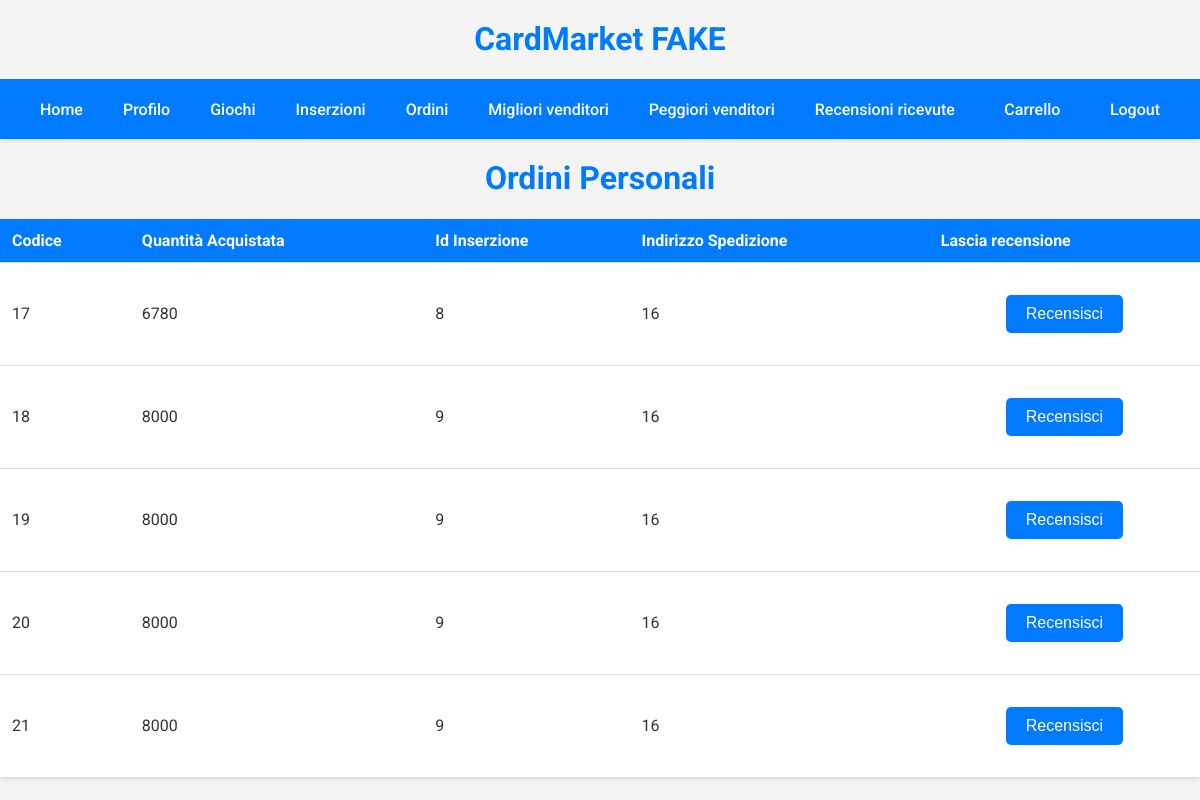
Screenshot of /index.php?model=ordine&action=utente (signed in) with the database file from the repository.
### tables this page shows
CREATE TABLE `ordine` (
  `Codice` int(11) NOT NULL,
  `QuantitàAcquistata` int(11) DEFAULT NULL,
  `IdInserzione` int(11) DEFAULT NULL,
  `EmailAcquirente` varchar(255) DEFAULT NULL,
  `IndirizzoSpedizione` int(11) DEFAULT NULL
);

### index.php (called while the page is built, shortened)
<?php
if (!isset($_SESSION['email'])) {
    $_SESSION['error-message'] = '';
    include("controller/login/controller.php");
}else{
    if (isset($_GET['model'])){
        $model = $_GET['model'];
    } else {
        $model = 'home';
    }
    switch ($model) {
        case 'ordine':
            include("controller/ordine/controller.php");
            break;
    }
}
require("template/base.php");

### controller/ordine/controller.php (called while the page is built, shortened)
<?php
if (isset($_GET['action'])){
    $action = $_GET['action'];
} else {
    $action = 'visual';
}
switch ($action) {
    case 'utente':
        $email=$_SESSION['email'];
        $ordini=OrdineTabella::getByEmailAcquirente($email);
        break;
}

### config/connection.php (called while the page is built, shortened)
<?php
class Connection
{
    private static $conn;
    public function __construct()
    {
        self::$conn = new mysqli('localhost', 'utente', 'utente', 'cardmarket');
    }
    public static function getConnessione()
    {
        return self::$conn;
    }
}
?>

### model/ordine/provider.class.php (called while the page is built, shortened)
<?php
class OrdineTabella {
    public static function getByEmailAcquirente($emailAcquirente) {
        $query = "SELECT * FROM ORDINE WHERE EmailAcquirente = ?";
        $stmt = Connection::getConnessione()->prepare($query);
        $stmt->bind_param('s', $emailAcquirente);
        $stmt->execute();
        $result = $stmt->get_result();
        $ordini = array();
        if ($result->num_rows > 0) {
            while ($row = $result->fetch_assoc()) {
                $ordine = new Ordine(
                    $row['Codice'],
                    $row['QuantitàAcquistata'],
                    $row['IdInserzione'],
                    $row['EmailAcquirente'],
                    $row['IndirizzoSpedizione']
                );
                $ordini[] = $ordine;
            }
        }
        return $ordini;
    }
}
?>

### model/ordine/object.class.php (called while the page is built, shortened)
<?php
class Ordine {
    private $codice;
    private $quantitaAcquistata;
    private $idInserzione;
    private $indirizzoSpedizione;
    public function __construct($codice, $quantitaAcquistata, $idInserzione, $emailAcquirente, $indirizzoSpedizione) {
        $this->codice = $codice;
        $this->quantitaAcquistata = $quantitaAcquistata;
        $this->idInserzione = $idInserzione;
        $this->indirizzoSpedizione = $indirizzoSpedizione;
    }
    public function getCodice() {
        return $this->codice;
    }
    public function getQuantitaAcquistata() {
        return $this->quantitaAcquistata;
    }
    public function getIdInserzione() {
        return $this->idInserzione;
    }
    public function getIndirizzoSpedizione() {
        return $this->indirizzoSpedizione;
    }
}
?>

### view/ordine.php (the view)
<h1>Ordini Personali</h1>
<?php if (empty($ordini)): ?>
    <p style="text-align: center;">Nessun ordine trovato.</p>
<?php else: ?>
    <table>
        <thead>
            <tr>
                <th>Codice</th>
                <th>Quantità Acquistata</th>
                <th>Id Inserzione</th>
                <th>Indirizzo Spedizione</th>
                <th>Lascia recensione</th>
            </tr>
        </thead>
        <tbody>
            <?php foreach ($ordini as $ordine): ?>
                <tr>
                    <td><?php echo $ordine->getCodice(); ?></td>
                    <td><?php echo $ordine->getQuantitaAcquistata(); ?></td>
                    <td><?php echo $ordine->getIdInserzione(); ?></td>
                    <td><?php echo $ordine->getIndirizzoSpedizione(); ?></td>
                    <td>
                        <form method="post" action="./index.php?model=recensione&action=scrivi&inserzione=<?php echo $ordine->getIdInserzione(); ?>">
                            <button type="submit">Recensisci</button>
                        </form>
                    </td>
                </tr>
            <?php endforeach; ?>
        </tbody>
    </table>
<?php endif; ?>

### template/base.php (style rules this page uses)
body { font-family: 'Roboto', sans-serif; background-color: #f4f4f4; color: #333; margin: 0; padding: 0; }
h1, h2 { color: #007bff; }
h1 { text-align: center; margin-top: 20px; }
table { width: 100%; border-collapse: collapse; margin: 20px 0; background-color: #ffffff; box-shadow: 0 2px 4px rgba(0, 0, 0, 0.1); }
th, td { padding: 12px; text-align: left; border-bottom: 1px solid #ddd; }
th { background-color: #007bff; color: #ffffff; font-weight: 700; }
form { text-align: center; margin: 20px 0; }
button { background-color: #007bff; color: #ffffff; border: none; padding: 10px 20px; font-size: 16px; cursor: pointer; border-radius: 5px; transition: background-color 0.3s ease; }

### rows the page displays
ordine: Codice "17", QuantitàAcquistata "6780", IdInserzione "8", IndirizzoSpedizione "16"
ordine: Codice "18", QuantitàAcquistata "8000", IdInserzione "9", IndirizzoSpedizione "16"
ordine: Codice "19", QuantitàAcquistata "8000", IdInserzione "9", IndirizzoSpedizione "16"
ordine: Codice "20", QuantitàAcquistata "8000", IdInserzione "9", IndirizzoSpedizione "16"
ordine: Codice "21", QuantitàAcquistata "8000", IdInserzione "9", IndirizzoSpedizione "16"
